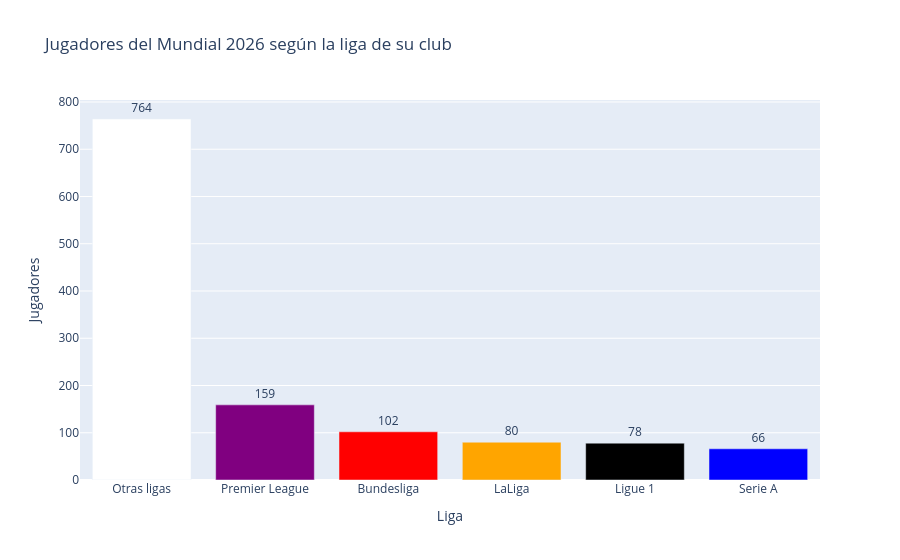

The notebook cell this image was saved under:
### Markdown cell above
#### 4.3 Observación de participaciones por liga

### Code cell
orden_ligas = list(LIGAS) + ["Otras ligas"]
colores_ligas = {"Premier League": "purple", "LaLiga": "orange", "Bundesliga": "red",
                 "Serie A": "blue", "Ligue 1": "black", "Otras ligas": "white"}

por_liga = mundial_ligas["liga"].value_counts().reindex(orden_ligas).reset_index()
por_liga.columns = ["liga", "jugadores"]
por_liga = por_liga.sort_values("jugadores", ascending=False)

fig = px.bar(por_liga, x="liga", y="jugadores", text="jugadores", color="liga",
             color_discrete_map=colores_ligas,
             title="Jugadores del Mundial 2026 según la liga de su club",
             labels={"liga": "Liga", "jugadores": "Jugadores"})
fig.update_traces(textposition="outside")
fig.update_layout(showlegend=False)
fig.show()

### Figure 1 — Plotly figure (JSON) as saved in the notebook; plotly's stock layout.template omitted (floating-point values rounded to 4 significant figures)
{"data": [{"alignmentgroup": "True", "hovertemplate": "Liga=%{x}<br>Jugadores=%{text}<extra></extra>", "legendgroup": "Otras ligas", "marker": {"color": "white", "pattern": {"shape": ""}}, "name": "Otras ligas", "offsetgroup": "Otras ligas", "orientation": "v", "showlegend": true, "text": [764], "textposition": "outside", "type": "bar", "x": ["Otras ligas"], "xaxis": "x", "y": [764], "yaxis": "y"}, {"alignmentgroup": "True", "hovertemplate": "Liga=%{x}<br>Jugadores=%{text}<extra></extra>", "legendgroup": "Premier League", "marker": {"color": "purple", "pattern": {"shape": ""}}, "name": "Premier League", "offsetgroup": "Premier League", "orientation": "v", "showlegend": true, "text": [159], "textposition": "outside", "type": "bar", "x": ["Premier League"], "xaxis": "x", "y": [159], "yaxis": "y"}, {"alignmentgroup": "True", "hovertemplate": "Liga=%{x}<br>Jugadores=%{text}<extra></extra>", "legendgroup": "Bundesliga", "marker": {"color": "red", "pattern": {"shape": ""}}, "name": "Bundesliga", "offsetgroup": "Bundesliga", "orientation": "v", "showlegend": true, "text": [102], "textposition": "outside", "type": "bar", "x": ["Bundesliga"], "xaxis": "x", "y": [102], "yaxis": "y"}, {"alignmentgroup": "True", "hovertemplate": "Liga=%{x}<br>Jugadores=%{text}<extra></extra>", "legendgroup": "LaLiga", "marker": {"color": "orange", "pattern": {"shape": ""}}, "name": "LaLiga", "offsetgroup": "LaLiga", "orientation": "v", "showlegend": true, "text": [80], "textposition": "outside", "type": "bar", "x": ["LaLiga"], "xaxis": "x", "y": [80], "yaxis": "y"}, {"alignmentgroup": "True", "hovertemplate": "Liga=%{x}<br>Jugadores=%{text}<extra></extra>", "legendgroup": "Ligue 1", "marker": {"color": "black", "pattern": {"shape": ""}}, "name": "Ligue 1", "offsetgroup": "Ligue 1", "orientation": "v", "showlegend": true, "text": [78], "textposition": "outside", "type": "bar", "x": ["Ligue 1"], "xaxis": "x", "y": [78], "yaxis": "y"}, {"alignmentgroup": "True", "hovertemplate": "Liga=%{x}<br>Jugadores=%{text}<extra></extra>", "legendgroup": "Serie A", "marker": {"color": "blue", "pattern": {"shape": ""}}, "name": "Serie A", "offsetgroup": "Serie A", "orientation": "v", "showlegend": true, "text": [66], "textposition": "outside", "type": "bar", "x": ["Serie A"], "xaxis": "x", "y": [66], "yaxis": "y"}], "layout": {"barmode": "relative", "legend": {"title": {"text": "Liga"}, "tracegroupgap": 0}, "showlegend": false, "title": {"text": "Jugadores del Mundial 2026 según la liga de su club"}, "xaxis": {"anchor": "y", "categoryarray": ["Otras ligas", "Premier League", "Bundesliga", "LaLiga", "Ligue 1", "Serie A"], "categoryorder": "array", "domain": [0, 1], "title": {"text": "Liga"}}, "yaxis": {"anchor": "x", "domain": [0, 1], "title": {"text": "Jugadores"}}}}
